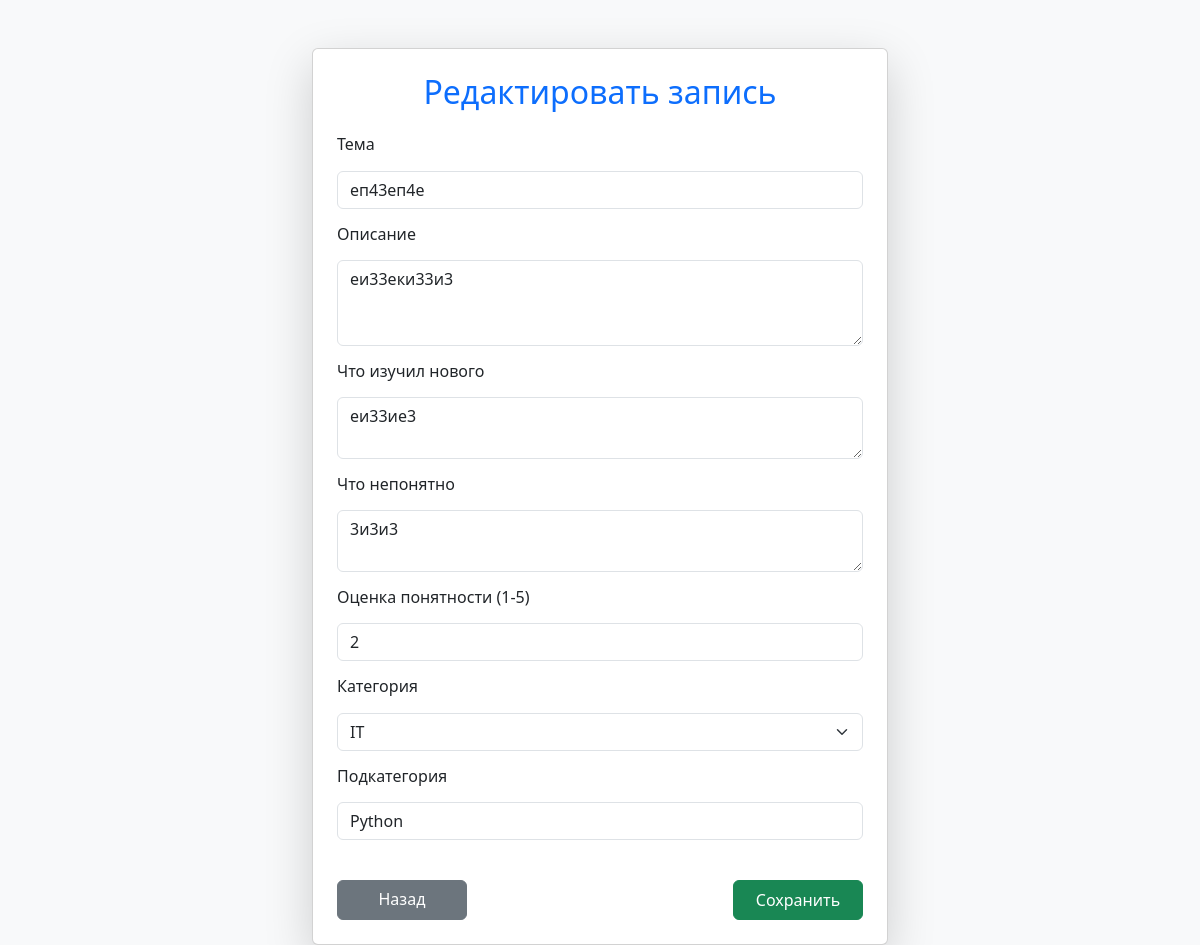
The app's page /note/7/edit/, older data.
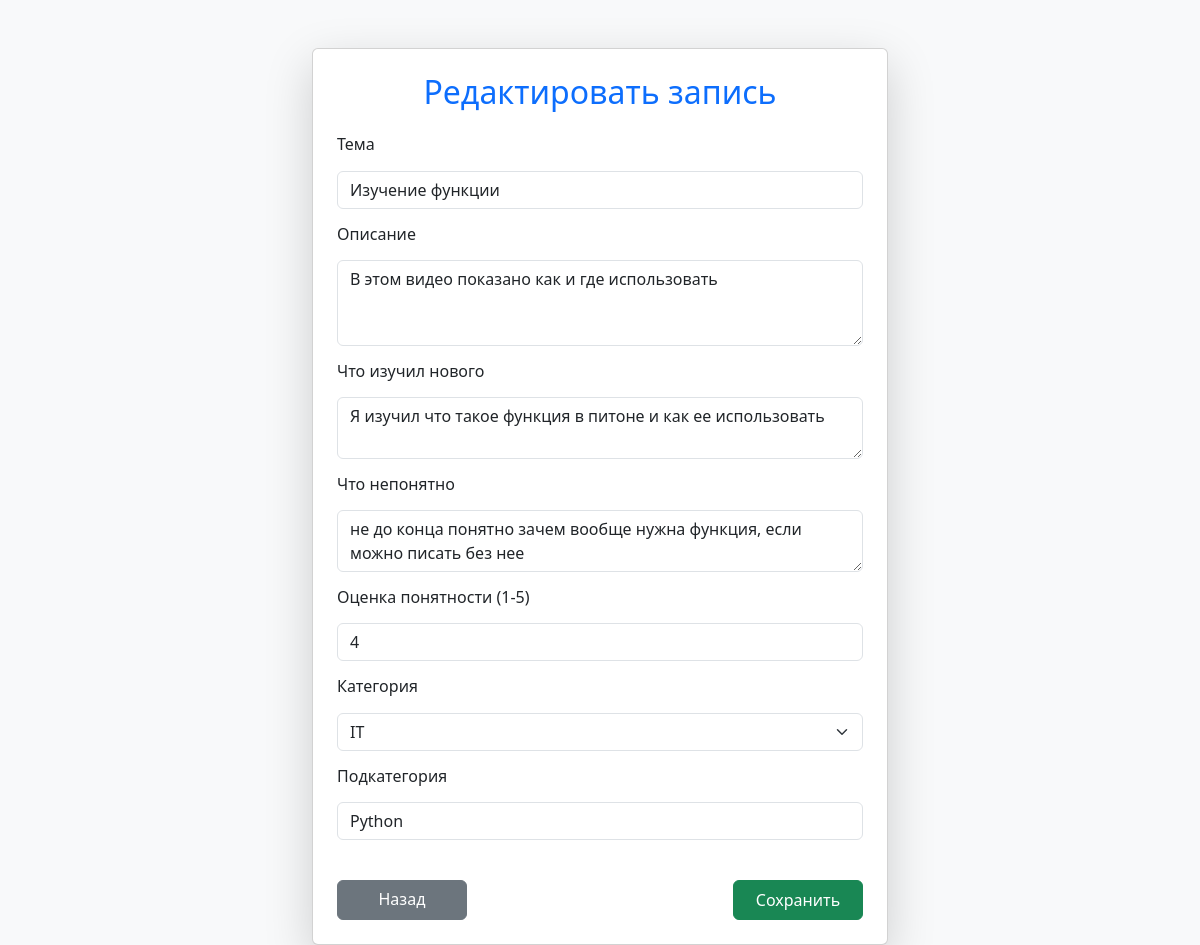
The same page, newer data.
### notes/models.py (models this page shows, shortened)
class Note(models.Model):
    CATEGORY_CHOICES = [
        ('IT', 'IT'),
        ('Языки', 'Языки'),
    ]
    SUBCATEGORY_CHOICES = [
        ('Веб-разработка', 'Веб-разработка'),
        ('Компьютерная безопасность', 'Компьютерная безопасность'),
        ('Компьютерные сети', 'Компьютерные сети'),
        ('Python', 'Python'),
        ('C++', 'C++'),
        ('Английский', 'Английский'),
        ('Корейский', 'Корейский'),
        ('Японский', 'Японский')
    ]
    title = models.CharField(max_length=255, verbose_name='Тема')
    category = models.CharField(max_length=20, choices=CATEGORY_CHOICES, verbose_name='Категория')
    subcategory = models.CharField(max_length=50, choices=SUBCATEGORY_CHOICES, verbose_name='Подкатегория')
    description = models.TextField(verbose_name='Описание')
    understanding = models.IntegerField(choices=[(i, str(i)) for i in range(1, 6)], verbose_name='Понятность')
    what_learned = models.TextField(blank=True, null=True, verbose_name='Что я изучил нового')
    what_not_understood = models.TextField(blank=True, null=True, verbose_name='Что непонятно')

### notes/views.py (the view)
# urls.py: path('note/<int:note_id>/edit/', views.edit_note, name='edit_note'),
def edit_note(request, note_id):
    note = get_object_or_404(Note, id=note_id)
    if request.method == 'POST':
        form = NoteForm(request.POST, instance=note)
        if form.is_valid():
            form.save()
            return redirect('home')
    else:
        form = NoteForm(instance=note)
    return render(request, 'notes/edit_note.html', {'form': form, 'note': note})

### notes/forms.py
class NoteForm(forms.ModelForm):
    class Meta:
        model = Note
        fields = ['title', 'description', 'understanding', 'what_learned', 'what_not_understood', 'category', 'subcategory']
        widgets = {
            'title': forms.TextInput(attrs={'placeholder': 'Введите тему'}),
            'description': forms.Textarea(attrs={'placeholder': 'О чём была тема?', 'rows': 4}),
            'understanding': forms.Select(choices=[(i, str(i)) for i in range(1, 6)]),
            'what_learned': forms.Textarea(attrs={'placeholder': 'Что вы изучили нового?', 'rows': 2}),
            'what_not_understood': forms.Textarea(attrs={'placeholder': 'Что осталось непонятным?', 'rows': 2}),
            'category': forms.Select(choices=[('IT', 'IT'), ('Languages', 'Языки')]),
            'subcategory': forms.TextInput(attrs={'placeholder': 'Подкатегория'}),
        }

### notes/templates/notes/edit_note.html (shortened to what this page needs)
<!DOCTYPE html>
<html lang="ru">
<head>
    <link href="https://cdn.jsdelivr.net/npm/bootstrap@5.3.2/dist/css/bootstrap.min.css" rel="stylesheet">
</head>
<body class="bg-light">
    <div class="container mt-5">
        <div class="card shadow-lg p-4">
            <h2 class="text-center mb-4 text-primary">Редактировать запись</h2>
            <form method="POST">
                <div class="mb-3">
                    <h6><label class="form-label">Тема</label></h6>
                    <input type="text" name="title" class="form-control" value="{{ note.title }}" required>
                </div>
                <div class="mb-3">
                    <h6><label class="form-label">Описание</label></h6>
                    <textarea name="description" class="form-control" rows="3">{{ note.description }}</textarea>
                </div>
                <div class="mb-3">
                    <h6><label class="form-label">Что изучил нового</label></h6>
                    <textarea name="what_learned" class="form-control" rows="2">{{ note.what_learned }}</textarea>
                </div>
                <div class="mb-3">
                    <h6><label class="form-label">Что непонятно</label></h6>
                    <textarea name="what_not_understood" class="form-control" rows="2">{{ note.what_not_understood }}</textarea>
                </div>
                <div class="mb-3">
                    <h6><label class="form-label">Оценка понятности (1-5)</label></h6>
                    <input type="number" name="understanding" class="form-control" min="1" max="5" value="{{ note.understanding }}">
                </div>
                <div class="mb-3">
                    <h6><label class="form-label">Категория</label></h6>
                    <select name="category" class="form-select">
                        <option value="IT" {% if note.category == "IT" %}selected{% endif %}>IT</option>
                    </select>
                </div>
                <div class="mb-3">
                    <h6><label class="form-label">Подкатегория</label></h6>
                    <input type="text" name="subcategory" class="form-control" value="{{ note.subcategory }}">
                </div>
                <br>
                <div class="d-flex justify-content-between">
                    <a href="{% url 'home' %}" class="btn btn-secondary">Назад</a>
                    <button type="submit" class="btn btn-success">Сохранить</button>
                </div>
            </form>
        </div>
    </div>
</body>
</html>

Row changes from the older to the newer data that the page shows:
changed Note "Python": title "еп43еп4е" → "Изучение функции"; description "еи33еки33и3" → "В этом видео показано как и где использовать"; what_learned "еи33ие3" → "Я изучил что такое функция в питоне и как ее использовать"; what_not_understood "3и3и3" → "не до конца понятно зачем вообще нужна функция, если можно писать без нее"; understanding "2" → "4"; category (not shown) → "IT"
Text that changed along with them:
form field category: "IT" → (not shown)
